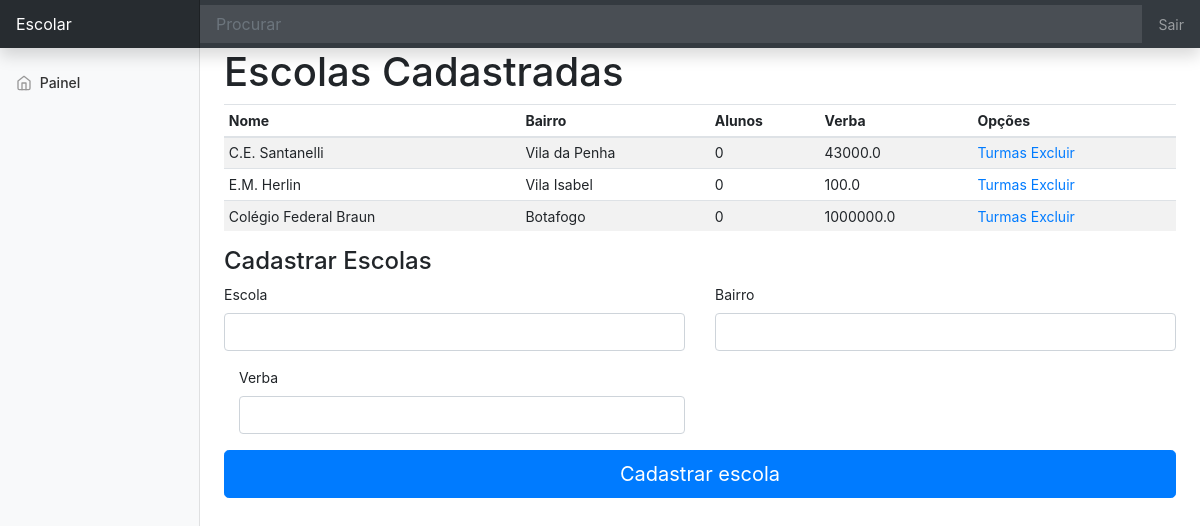
Before: / with the older database file.
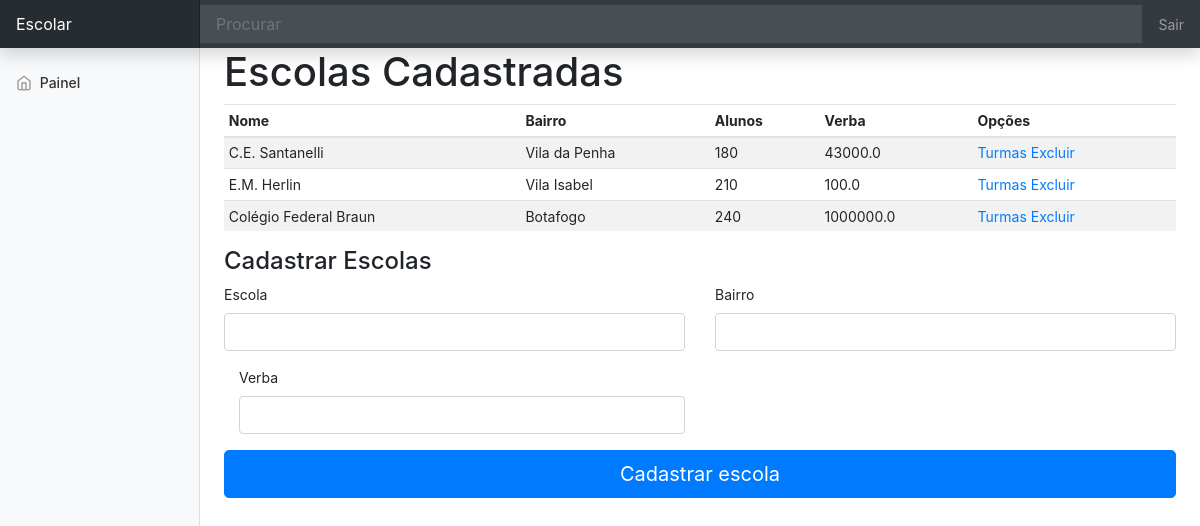
After: the same page with the newer database file.
### app.py (models this page shows, shortened)
class School(db.Model):
    id = db.Column(db.Integer, primary_key = True)
    name = db.Column(db.String(200), nullable = False)
    neigh = db.Column(db.String(200), nullable = False)
    students = db.Column(db.Integer, default = 0)
    endow = db.Column(db.Float)

### app.py (the view)
@app.route('/', methods=['POST', 'GET'])
def index():
    if request.method == 'POST':
        name = request.form['nome']
        bairro = request.form['bairro']
        verba = request.form['verba']
        new_school = School(name = name, neigh = bairro, endow = verba)
        try:
            db.session.add(new_school)
            db.session.commit()
            return redirect('/')
        except:
            return "There was an issue"
    else:
        schools = School.query.order_by(School.id).all()
        return render_template('index.html', schools = schools)

### templates/index.html (shortened to what this page needs)
{% extends 'base.html' %}
{% block body %}
<div class="container-fluid">
  <div class="row">
    <nav id="sidebarMenu" class="col-md-3 col-lg-2 d-md-block bg-light sidebar collapse">
      <div class="sidebar-sticky pt-3">
        <ul class="nav flex-column">
          <li class="nav-item">
            <a class="nav-link" href="#">
              <span data-feather="home"></span>
              Painel<span class="sr-only">(current)</span>
            </a>
          </li>
        </ul>
      </div>
    </nav>
    <main role="main" class="col-md-9 ml-sm-auto col-lg-10 px-md-4">
      <h1>Escolas Cadastradas</h1>
      <div class="table-responsive">
        <table class="table table-striped table-sm">
          <thead>
            <tr>
              <th>Nome</th>
              <th>Bairro</th>
              <th>Alunos</th>
              <th>Verba</th>
              <th>Opções</th>
            </tr>
          </thead>
          <tbody>
            {% for school in schools %}
            <tr>
                <td>{{ school.name }}</td>
                <td>{{ school.neigh }}</td>
                <td>{{ school.students }}</td>
                <td>{{ school.endow }}</td>
                <td>
                    <a href="/turmas/{{school.id}}">Turmas</a>
                    <a href="/excluir/{{school.id}}">Excluir</a>
                </td>
            </tr>
            {% endfor %}
          </tbody>
        </table>
      </div>
      <h4>Cadastrar Escolas</h4>
      <form action="/" method="POST" class="needs-validation" novalidate>
        <div class="row">
          <div class="col-md-6 mb-3">
            <label for="firstName">Escola</label>
            <input type="text" class="form-control" id="nome" name="nome" placeholder="" value="" required>
          </div>
          <div class="col-md-6 mb-3">
            <label for="lastName">Bairro</label>
            <input type="text" class="form-control" id="bairro" name="bairro" placeholder="" value="" required>
          </div>
        </div>
        <div class="col-md-6 mb-3">
            <label for="firstName">Verba</label>
            <input type="number" class="form-control" id="verba" name="verba" placeholder="" value="" required>
        </div>
        <button class="btn btn-primary btn-lg btn-block" type="submit">Cadastrar escola</button>
      </form>
    </main>
        </div>
 </div>
{% endblock %}

Changed rows visible on the page:
changed School "C.E. Santanelli": students "0" → "180"
changed School "E.M. Herlin": students "0" → "210"
changed School "Colégio Federal Braun": students "0" → "240"
